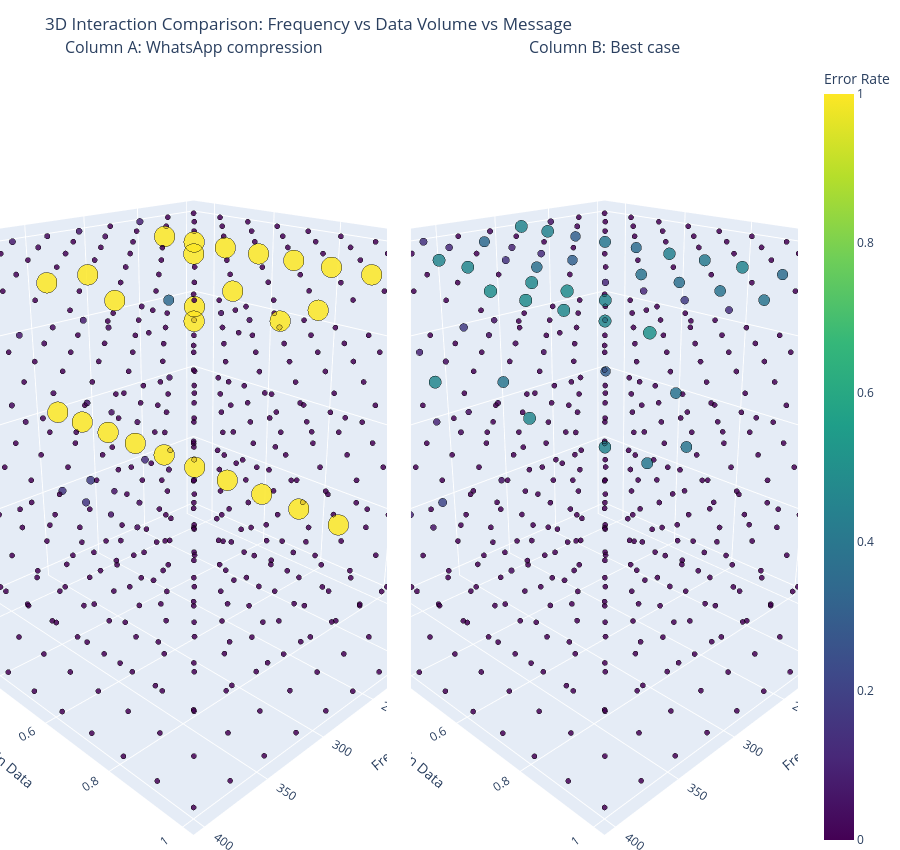

Notebook cell for this chart:
### Markdown cell above
## 3D Interaction: Frequency, Data Volume, and Message (Comparison)
This figure is split into two 3D panels:
- Column A: `csv_path` (actual pipeline output)
- Column B: `no_audio_compression` (best-case reference)
Color and marker size encode `error_rate` (lower is better).

### Code cell
import plotly.graph_objects as go
from plotly.subplots import make_subplots


def _prepare_3d_plot_df(df: DataFrame) -> tuple[DataFrame, list[str]]:
    plot_df = prepare_plot_df(df).copy()
    plot_df["error_rate_clipped"] = plot_df["error_rate"].clip(0, 1)
    plot_df["marker_size"] = 6 + plot_df["error_rate_clipped"] * 18

    message_order = plot_df["message_label"].drop_duplicates().tolist()
    message_to_idx = {message: idx for idx, message in enumerate(message_order)}
    plot_df["message_idx"] = plot_df["message_label"].map(message_to_idx)
    plot_df["message_short"] = plot_df["message_label"].map(
        lambda m: shorten_message(m, 40)
    )
    return plot_df, message_order


def _add_3d_trace(fig, plot_df: DataFrame, row: int, col: int, trace_name: str) -> None:
    fig.add_trace(
        go.Scatter3d(
            x=plot_df["frequency"],
            y=plot_df["volume_gain_data"],
            z=plot_df["message_idx"],
            mode="markers",
            name=trace_name,
            showlegend=False,
            marker={
                "size": plot_df["marker_size"],
                "color": plot_df["error_rate_clipped"],
                "coloraxis": "coloraxis",
                "opacity": 0.85,
                "line": {"width": 0.5, "color": "black"},
            },
            customdata=np.stack(
                [
                    plot_df["message_short"],
                    plot_df["error_rate"],
                    plot_df["volume_gain_data"],
                ],
                axis=-1,
            ),
            hovertemplate=(
                "Frequency=%{x}<br>"
                "Volume Gain Data=%{y:.6f}<br>"
                "Message=%{customdata[0]}<br>"
                "Error Rate=%{customdata[1]:.4f}<extra></extra>"
            ),
        ),
        row=row,
        col=col,
    )


def _scene_layout(message_order: list[str]) -> dict:
    return {
        "xaxis": {"title": "Frequency"},
        "yaxis": {"title": "Volume Gain Data"},
        "zaxis": {
            "title": "Message",
            "tickvals": list(range(len(message_order))),
            "ticktext": [shorten_message(message, 30) for message in message_order],
        },
        "camera": {"eye": {"x": 1.5, "y": 1.5, "z": 0.9}},
    }


plot_df_a, message_order_a = _prepare_3d_plot_df(df_first)
plot_df_b, message_order_b = _prepare_3d_plot_df(df_second)

fig = make_subplots(
    rows=1,
    cols=2,
    specs=[[{"type": "scene"}, {"type": "scene"}]],
    subplot_titles=(
        "Column A: WhatsApp compression",
        "Column B: Best case",
    ),
    horizontal_spacing=0.03,
)

if not plot_df_a.empty:
    _add_3d_trace(fig, plot_df_a, row=1, col=1, trace_name="A")
if not plot_df_b.empty:
    _add_3d_trace(fig, plot_df_b, row=1, col=2, trace_name="B")

fig.update_layout(
    scene=_scene_layout(message_order_a),
    scene2=_scene_layout(message_order_b),
    coloraxis={
        "colorscale": "Viridis",
        "cmin": 0,
        "cmax": 1,
        "colorbar": {"title": "Error Rate"},
    },
    title="3D Interaction Comparison: Frequency vs Data Volume vs Message",
    margin={"l": 0, "r": 0, "t": 60, "b": 0},
    height=850,
)

fig.show()

### Figure 1 — Plotly figure (JSON) as saved in the notebook; plotly's stock layout.template omitted (floating-point values rounded to 4 significant figures; data arrays with more than 128 entries replaced by an {"elided": "..."} marker saying what was removed)
{"data": [{"customdata": {"elided": "500x3 mixed values"}, "hovertemplate": "Frequency=%{x}<br>Volume Gain Data=%{y:.6f}<br>Message=%{customdata[0]}<br>Error Rate=%{customdata[1]:.4f}<extra></extra>", "marker": {"color": {"elided": "500 float values"}, "coloraxis": "coloraxis", "line": {"color": "black", "width": 0.5}, "opacity": 0.85, "size": {"elided": "500 float values"}}, "mode": "markers", "name": "A", "scene": "scene", "showlegend": false, "type": "scatter3d", "x": {"elided": "500 int values"}, "y": {"elided": "500 float values"}, "z": {"elided": "500 int values"}}, {"customdata": {"elided": "500x3 mixed values"}, "hovertemplate": "Frequency=%{x}<br>Volume Gain Data=%{y:.6f}<br>Message=%{customdata[0]}<br>Error Rate=%{customdata[1]:.4f}<extra></extra>", "marker": {"color": {"elided": "500 float values"}, "coloraxis": "coloraxis", "line": {"color": "black", "width": 0.5}, "opacity": 0.85, "size": {"elided": "500 float values"}}, "mode": "markers", "name": "B", "scene": "scene2", "showlegend": false, "type": "scatter3d", "x": {"elided": "500 int values"}, "y": {"elided": "500 float values"}, "z": {"elided": "500 int values"}}], "layout": {"annotations": [{"font": {"size": 16}, "showarrow": false, "text": "Column A: WhatsApp compression", "x": 0.2425, "xanchor": "center", "xref": "paper", "y": 1, "yanchor": "bottom", "yref": "paper"}, {"font": {"size": 16}, "showarrow": false, "text": "Column B: Best case", "x": 0.7575, "xanchor": "center", "xref": "paper", "y": 1, "yanchor": "bottom", "yref": "paper"}], "coloraxis": {"cmax": 1, "cmin": 0, "colorbar": {"title": {"text": "Error Rate"}}, "colorscale": [[0, "#440154"], [0.1111, "#482878"], [0.2222, "#3e4989"], [0.3333, "#31688e"], [0.4444, "#26828e"], [0.5556, "#1f9e89"], [0.6667, "#35b779"], [0.7778, "#6ece58"], [0.8889, "#b5de2b"], [1, "#fde725"]]}, "height": 850, "margin": {"b": 0, "l": 0, "r": 0, "t": 60}, "scene": {"camera": {"eye": {"x": 1.5, "y": 1.5, "z": 0.9}}, "domain": {"x": [0, 0.485], "y": [0, 1]}, "xaxis": {"title": {"text": "Frequency"}}, "yaxis": {"title": {"text": "Volume Gain Data"}}, "zaxis": {"ticktext": ["Hi!", "Hello world, this is a 1234...", "Special symbols: @#$%^&*+=_...", "Line breaks test: First lin...", "Long message: This is a sig..."], "tickvals": [0, 1, 2, 3, 4], "title": {"text": "Message"}}}, "scene2": {"camera": {"eye": {"x": 1.5, "y": 1.5, "z": 0.9}}, "domain": {"x": [0.515, 1], "y": [0, 1]}, "xaxis": {"title": {"text": "Frequency"}}, "yaxis": {"title": {"text": "Volume Gain Data"}}, "zaxis": {"ticktext": ["Hi!", "Hello world, this is a 1234...", "Special symbols: @#$%^&*+=_...", "Line breaks test: First lin...", "Long message: This is a sig..."], "tickvals": [0, 1, 2, 3, 4], "title": {"text": "Message"}}}, "title": {"text": "3D Interaction Comparison: Frequency vs Data Volume vs Message"}}}
